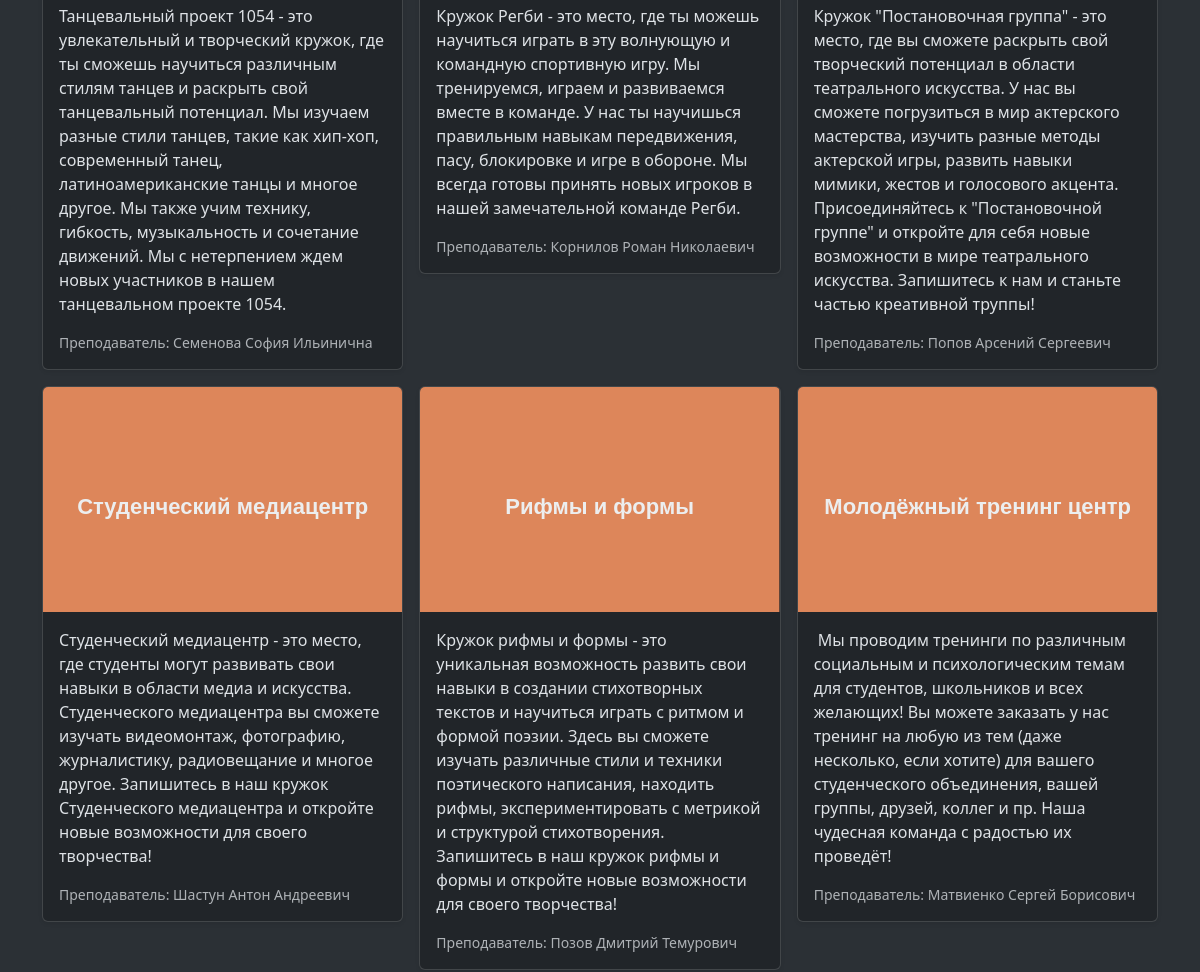
Before: / (middle part) with the older database file.
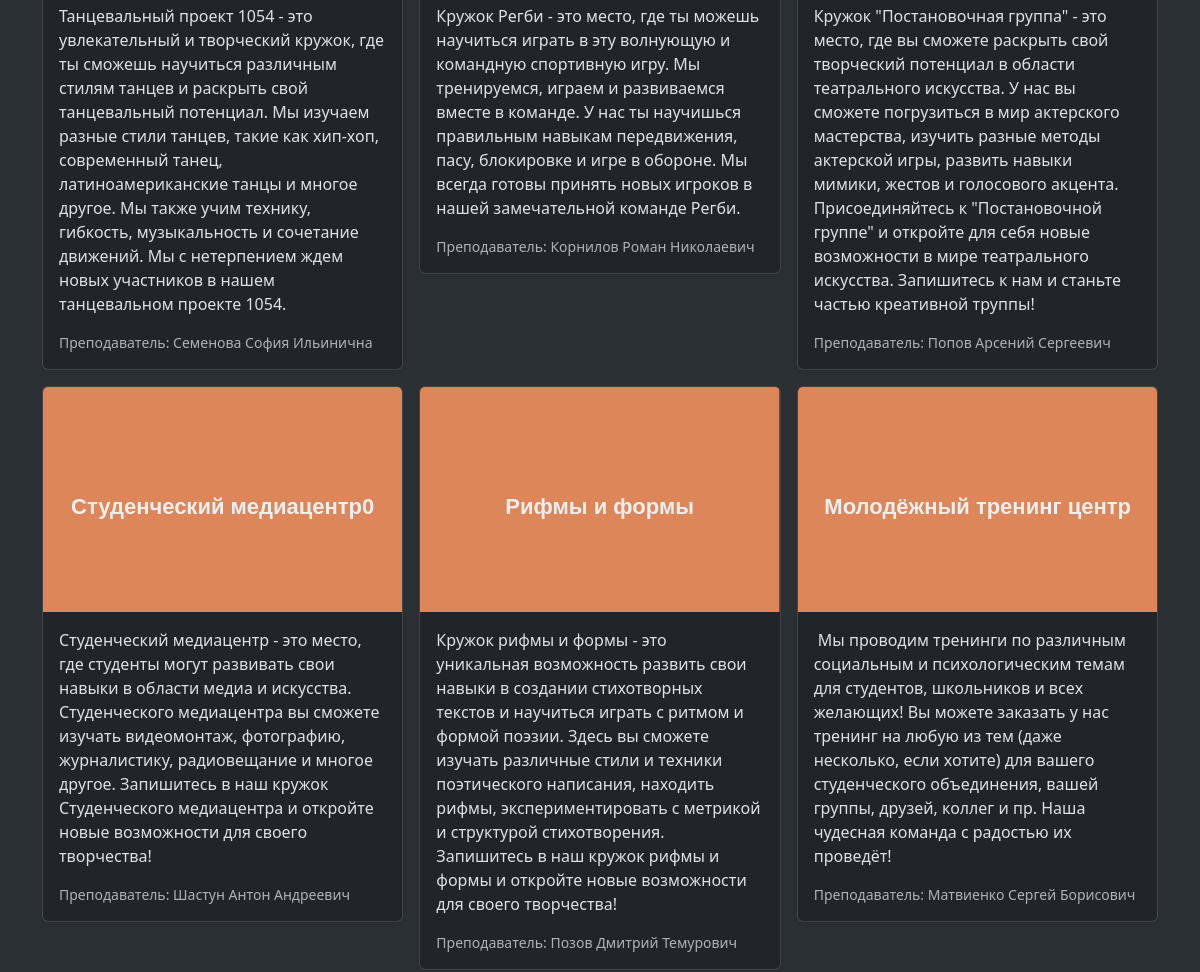
After: the same page with the newer database file.
### data/clubs.py (models this page shows)
class Clubs(SqlAlchemyBase):
    __tablename__ = 'clubs'
    id = sqlalchemy.Column(sqlalchemy.Integer,
                           primary_key=True, autoincrement=True, unique=True)
    title = sqlalchemy.Column(sqlalchemy.String, nullable=True)
    teacher_name = sqlalchemy.Column(sqlalchemy.String, nullable=True)
    type = sqlalchemy.Column(sqlalchemy.String, nullable=True)
    is_closed = sqlalchemy.Column(sqlalchemy.Boolean, nullable=True, default=False)
    about = sqlalchemy.Column(sqlalchemy.String)

### app.py (the view)
@app.route('/')
def index():
    db_sess = db_session.create_session()
    clubss = db_sess.query(clubs.Clubs).all()
    db_sess.close()
    return render_template("index.html", clubs=clubss)

### data/db_session.py (called while the page is built)
def create_session() -> Session:
    global __factory
    return __factory()

### templates/index.html (shortened to what this page needs)
{% extends 'base.html' %}
{% block body %}
<main>
    <div class="album py-5 bg-body-tertiary">
        <div class="container">
            <div class="row row-cols-1 row-cols-sm-2 row-cols-md-3 g-3">
                {% for club in clubs %}
                <div class="col">
                    <div class="card shadow-sm ">
                        <svg class="bd-placeholder-img card-img-top" width="100%" height="225"
                             xmlns="http://www.w3.org/2000/svg" role="img" aria-label="Placeholder: Thumbnail"
                             preserveAspectRatio="xMidYMid slice" focusable="false"><title>Placeholder</title>
                            {% if club.type == 'vol' %}
                            <rect width="100%" height="100%" fill="#17a2b8"></rect>
                            {% elif club.type == 'sp' %}
                            <rect width="100%" height="100%" fill="#D9596D"></rect>
                            {% elif club.type == 'na' %}
                            <rect width="100%" height="100%" fill="#5D84DA"></rect>
                            {% elif club.type == 'tv' %}
                            <rect width="100%" height="100%" fill="#DD865A"></rect>
                            {% else %}
                            <rect width="100%" height="100%" fill="#55595c"></rect>
                            {% endif %}
                            <text x="50%" y="50%" fill="#eceeef" dy=".3em" text-anchor="middle"
                                  dominant-baseline="central"
                                  style="font-size: 22px; font-weight: bold; font-family: Arial;">
                                {{ club.title }}
                            </text>
                        </svg>
                        <div class="card-body">
                            <p class="card-text">{{ club.about }}</p>
                            <div class="d-flex justify-content-between align-items-center">
                                <small class="text-body-secondary">Преподаватель: {{ club.teacher_name }}</small>
                            </div>
                        </div>
                    </div>
                </div>
                {% endfor %}
            </div>
        </div>
    </div>
</main>
{% endblock %}

Changed rows visible on the page:
changed Clubs "Шастун Антон Андреевич": title "Студенческий медиацентр" → "Студенческий медиацентр0"
